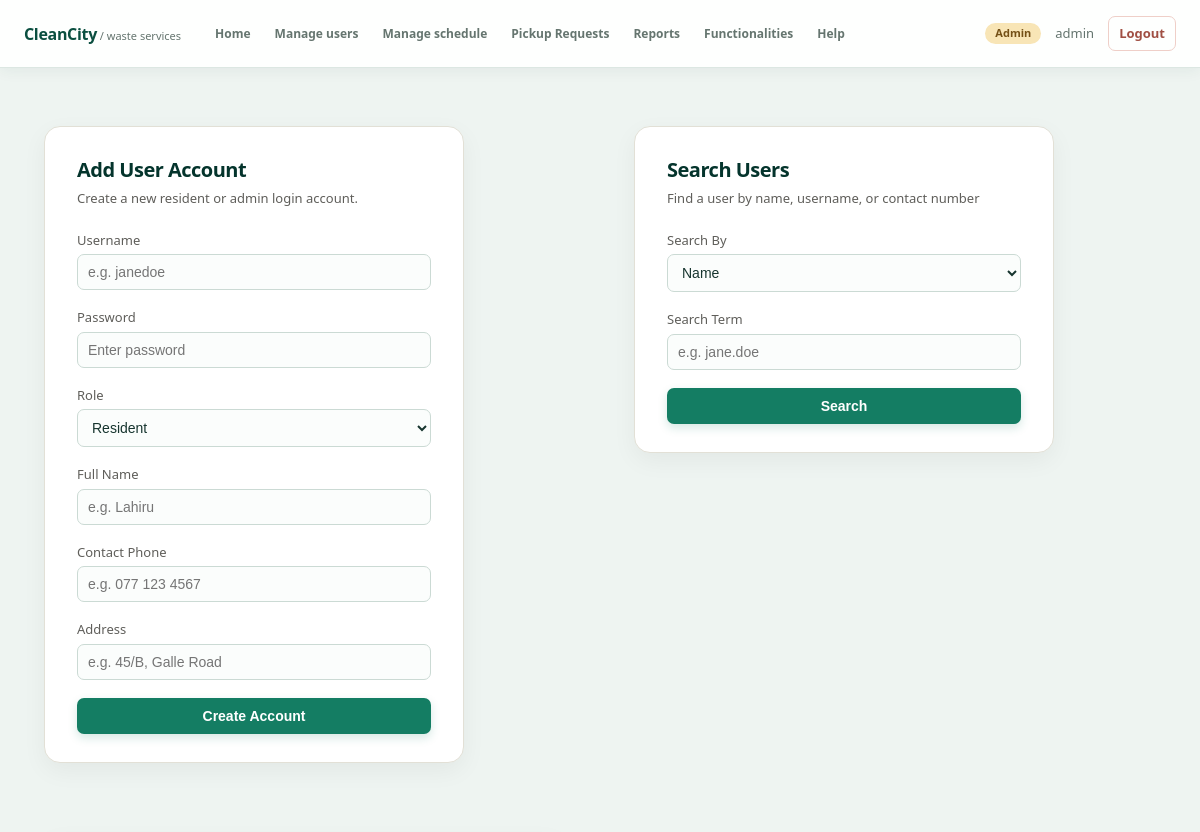
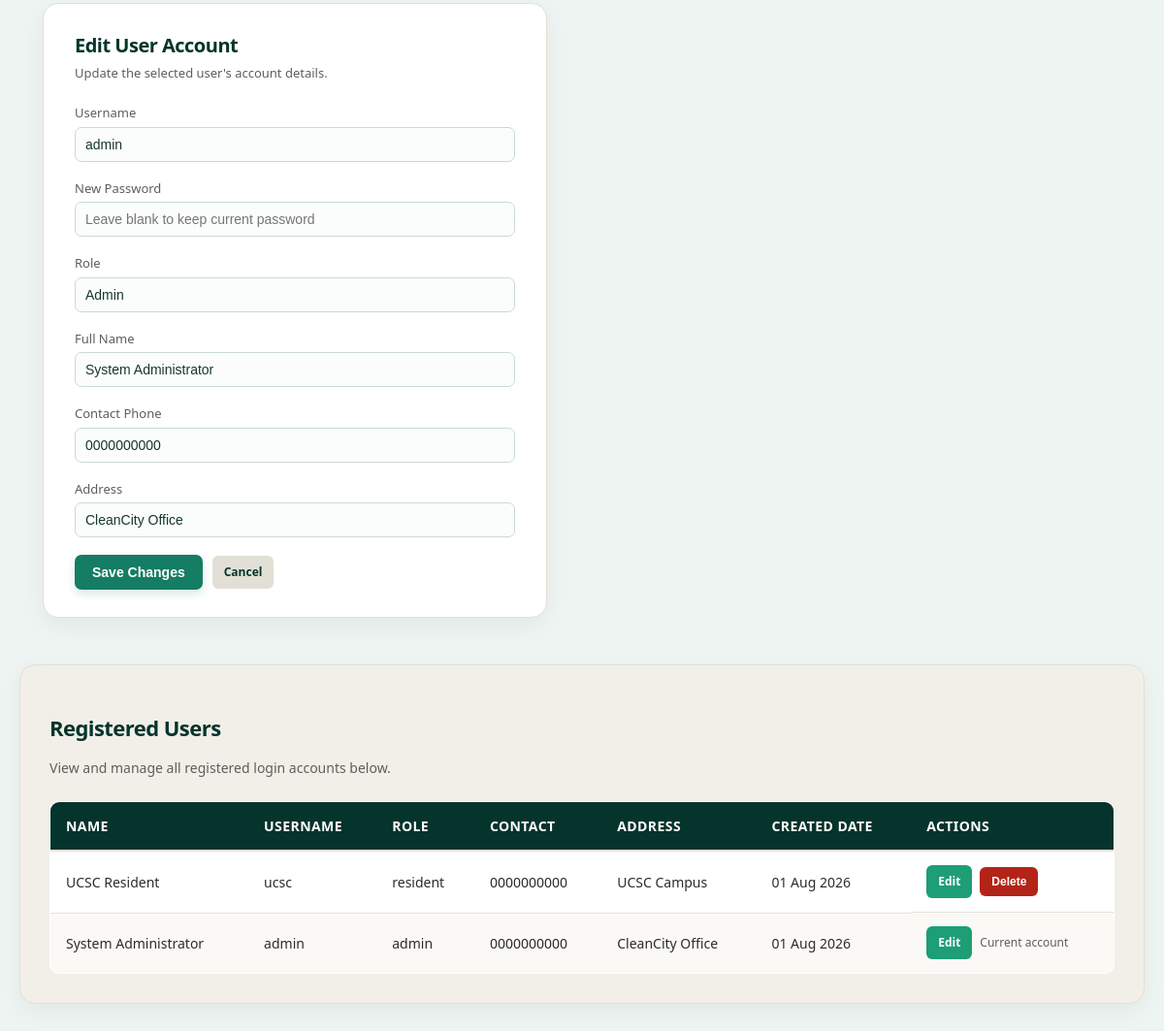
Screenshot of /admin/manage_users.php?edit_user=2 (signed in) with the database file from the repository (2 pictures, top to bottom).
### tables this page shows
CREATE TABLE IF NOT EXISTS users (
    id INT AUTO_INCREMENT PRIMARY KEY,
    username VARCHAR(50) NOT NULL UNIQUE,
    password VARCHAR(255) NOT NULL,
    role ENUM('admin', 'resident') NOT NULL DEFAULT 'resident',
    name VARCHAR(100) NOT NULL,
    address VARCHAR(255) NOT NULL,
    contact VARCHAR(20) NOT NULL,
    created_at TIMESTAMP DEFAULT CURRENT_TIMESTAMP
);

### config.php (called while the page is built, shortened)
<?php
if (!function_exists('app_url')) {
    function app_url($relative_path = '') {
        $relative_path = ltrim($relative_path, '/');
        return APP_BASE_URL . ($relative_path === '' ? '' : '/' . $relative_path);
    }
}

### admin/manage_users.php (the view, shortened to what this page needs)
<?php
require_once __DIR__ . '/../config.php';
require_once app_path('database/db.php');
$edit_user = null;
$users = [];
$users_result = $conn->query("SELECT id, username, role, name, address, contact, created_at FROM users ORDER BY created_at DESC");
if ($users_result) {
    $users = $users_result->fetch_all(MYSQLI_ASSOC);
}
$search_field_labels = [
    'name'     => 'Name',
    'username' => 'Username',
    'contact'  => 'Contact',
];
$search_query     = '';
$search_field     = 'name';
if ($_SERVER['REQUEST_METHOD'] === 'GET' && isset($_GET['edit_user'])) {
    $edit_user_id = (int) $_GET['edit_user'];
    if ($edit_user_id > 0) {
        $edit_stmt = $conn->prepare("SELECT id, username, role, name, address, contact FROM users WHERE id = ?");
        $edit_stmt->bind_param("i", $edit_user_id);
        $edit_stmt->execute();
        $edit_user = $edit_stmt->get_result()->fetch_assoc() ?: null;
    }
}
?>
<!DOCTYPE html>
<html>
<head>
  <link rel="stylesheet" href="<?= app_url('shared/style.css') ?>">
  <link rel="stylesheet" href="<?= app_url('admin/css/userformv1.css') ?>">
</head>
<body>
<?php include app_path('shared/navbar.php'); ?>
<div class="page-content">
<div class="udf-layout">
  <div class="form-card-wrapper">
    <div class="form-card">
        <h1 class="form-title">Add User Account</h1>
        <p class="form-subtitle">Create a new resident or admin login account.</p>
        <form class="waste-form" action="" method="POST">
            <div class="form-group">
                <label for="username">Username</label>
                <input type="text" id="username" name="username" placeholder="e.g. janedoe" required>
            </div>
            <div class="form-group">
                <label for="password">Password</label>
                <input type="password" id="password" name="password" placeholder="Enter password" required>
            </div>
            <div class="form-group">
                <label for="role">Role</label>
                <select id="role" name="role" required>
                    <option value="resident">Resident</option>
                </select>
            </div>
            <div class="form-group">
                <label for="name">Full Name</label>
                <input type="text" id="name" name="name" placeholder="e.g. Lahiru" required>
            </div>
            <div class="form-group">
                <label for="contact">Contact Phone</label>
                <input type="tel" id="contact" name="contact" placeholder="e.g. 077 123 4567" pattern="[0-9+\-\s]{7,15}" required>
            </div>
            <div class="form-group">
                <label for="address">Address</label>
                <input type="text" id="address" name="address" placeholder="e.g. 45/B, Galle Road" required>
            </div>
            <button type="submit" name="add_user_submit" value="1" class="btn-primary full">Create Account</button>
        </form>
    </div>
  </div>
  <div class="form-card-wrapper">
    <div class="form-card">
        <h1 class="form-title">Search Users</h1>
        <p class="form-subtitle">Find a user by name, username, or contact number</p>
        <form class="waste-form" action="" method="GET">
            <div class="form-group">
                <label for="search_field">Search By</label>
                <select id="search_field" name="search_field">
                    <?php foreach ($search_field_labels as $value => $label): ?>
                        <option value="<?php echo htmlspecialchars($value); ?>" <?php echo $search_field === $value ? 'selected' : ''; ?>>
                            <?php echo htmlspecialchars($label); ?>
                        </option>
                    <?php endforeach; ?>
                </select>
            </div>
            <div class="form-group">
                <label for="search_query">Search Term</label>
                <input type="text" id="search_query" name="search_query" placeholder="e.g. jane.doe" value="<?php echo htmlspecialchars($search_query); ?>">
            </div>
            <button type="submit" name="search_submit" value="1" class="btn-primary full">Search</button>
        </form>
    </div>
  </div>
</div>
<?php if ($edit_user): ?>
  <div class="form-card-wrapper edit-user-wrapper">
    <div class="form-card edit-user-card">
        <h1 class="form-title">Edit User Account</h1>
        <p class="form-subtitle">Update the selected user's account details.</p>
        <form class="waste-form" action="" method="POST">
            <div class="form-group">
                <label for="edit_username">Username</label>
                <input type="text" id="edit_username" name="username" value="<?php echo htmlspecialchars($edit_user['username']); ?>" maxlength="50" required>
            </div>
            <div class="form-group">
                <label for="edit_password">New Password</label>
                <input type="password" id="edit_password" name="password" placeholder="Leave blank to keep current password">
            </div>
            <div class="form-group">
                <label for="edit_role">Role</label>
                <?php if ((int) $edit_user['id'] === (int) $_SESSION['user_id']): ?>
                    <input type="text" id="edit_role" value="Admin" readonly>
                <?php endif; ?>
            </div>
            <div class="form-group">
                <label for="edit_name">Full Name</label>
                <input type="text" id="edit_name" name="name" value="<?php echo htmlspecialchars($edit_user['name']); ?>" maxlength="100" required>
            </div>
            <div class="form-group">
                <label for="edit_contact">Contact Phone</label>
                <input type="tel" id="edit_contact" name="contact" value="<?php echo htmlspecialchars($edit_user['contact']); ?>" maxlength="20" pattern="[0-9+\-\s]{7,20}" required>
            </div>
            <div class="form-group">
                <label for="edit_address">Address</label>
                <input type="text" id="edit_address" name="address" value="<?php echo htmlspecialchars($edit_user['address']); ?>" maxlength="255" required>
            </div>
            <div class="edit-form-actions">
                <button type="submit" name="update_user_submit" value="1" class="btn-primary">Save Changes</button>
                <a href="manage_users.php" class="cancel-edit-button">Cancel</a>
            </div>
        </form>
    </div>
  </div>
<?php endif; ?>
  <div class="user-schedule-section">
      <h2>Registered Users</h2>
      <p>View and manage all registered login accounts below.</p>
      <?php if (empty($users)): ?>
          <p style="text-align:center; color: #555;">No users added yet.</p>
      <?php else: ?>
          <table class="schedule-table">
              <thead>
                  <tr>
                      <th>Name</th>
                      <th>Username</th>
                      <th>Role</th>
                      <th>Contact</th>
                      <th>Address</th>
                      <th>Created Date</th>
                      <th>Actions</th>
                  </tr>
              </thead>
              <tbody>
                  <?php foreach ($users as $user): ?>
                      <tr>
                          <td><?php echo htmlspecialchars($user['name']); ?></td>
                          <td><?php echo htmlspecialchars($user['username']); ?></td>
                          <td><?php echo htmlspecialchars($user['role']); ?></td>
                          <td><?php echo htmlspecialchars($user['contact']); ?></td>
                          <td><?php echo htmlspecialchars($user['address']); ?></td>
                          <td><?php echo date('d M Y', strtotime($user['created_at'])); ?></td>
                          <td class="user-actions">
                              <a href="?edit_user=<?php echo (int) $user['id']; ?>" class="edit-user-button">Edit</a>
                              <?php if ((int) $user['id'] !== (int) $_SESSION['user_id']): ?>
                                  <form action="" method="POST" onsubmit="return confirm('Delete this user account? Related requests and complaints will also be deleted.');">
                                      <button type="submit" name="delete_user_submit" value="1" class="delete-user-button">Delete</button>
                                  </form>
                              <?php else: ?>
                                  <span class="current-user-label">Current account</span>
                              <?php endif; ?>
                          </td>
                      </tr>
                  <?php endforeach; ?>
              </tbody>
          </table>
      <?php endif; ?>
  </div>
</div>
</body>
</html>

### shared/style.css (style rules this page uses)
body { font-family: Arial, sans-serif; background: linear-gradient(135deg, #f3fff8 0%, #e8f7ef 45%, #dff3e8 100%); color: #2c2c2a; margin: 0; }
label { font-size: 13px; color: #5f5e5a; display: block; margin-bottom: 4px; }
input[type=text],input[type=tel], input[type=email], input[type=password], input[type=date], select { width: 100%; box-sizing: border-box; padding: 9px 10px; margin-bottom: 14px; border: 1px solid #d3d1c7; border-radius: 8px; font-size: 14px; }
.page-content { max-width: auto; margin: 0 auto; padding: 24px 16px; }
.btn-primary { background: #1D9E75; color: #fff; border: none; padding: 10px 18px; border-radius: 8px; font-size: 14px; cursor: pointer; text-decoration: none; display: inline-block; }
.full { width: 100%; }
form { max-width: 1040px; }
.form-card-wrapper { display: flex; justify-content: flex-start; }
.form-card { background-color: #ffffff; border: 1px solid #e2e0d6; border-radius: 16px; box-shadow: 0px 8px 24px rgba(0,0,0,0.05); padding: 28px 32px; width: 100%; max-width: 420px; box-sizing: border-box; }
.form-title { margin: 0 0 4px 0; font-size: 20px; color: #04342c; }
.form-subtitle { margin: 0 0 22px 0; font-size: 13px; color: #5f5e5a; }
.waste-form { display: flex; flex-direction: column; }
.form-group, .form-group-mail { display: flex; flex-direction: column; margin-bottom: 4px; }
.udf-layout { display: flex; gap: 20px; align-items: flex-start; flex-wrap: wrap; }
.udf-layout .form-card-wrapper { flex: 1 1 380px; }
:root { --ink: #17352f; --muted: #65756f; --line: #dce7e2; --surface: #ffffff; --surface-soft: #f4f8f6; --brand: #147d63; --brand-dark: #0b4f40; --accent: #e8f4ef; --shadow: 0 10px 28px rgba(22, 61, 50, 0.08); }
* { box-sizing: border-box; }
body { font-family: "Trebuchet MS", "Segoe UI", sans-serif; background: #eef4f1; color: var(--ink); line-height: 1.5; }
.page-content { width: min(100% - 40px, 1320px); max-width: 1320px; padding: 34px 0 56px; }
.card, .card-white, .form-card, .user-schedule-section, .requests-card, .reports-card, .history-card, .complaint-form, .complaint-history, .next-pickup-card, .information-card, .guide-card, .complaint-guide { border: 1px solid var(--line); border-radius: 12px; box-shadow: var(--shadow); }
h1, h2, h3, h4 { letter-spacing: -0.025em; }
h1 { font-size: clamp(26px, 3vw, 38px); }
h2 { font-size: 24px; }
input[type=text], input[type=tel], input[type=email], input[type=password], input[type=date], select, textarea { border: 1px solid #cbdad4; border-radius: 7px; background: #fbfdfc; color: var(--ink); transition: border-color .2s ease, box-shadow .2s ease, background-color .2s ease; }
.btn-primary, .btn-secondary { border-radius: 7px; font-weight: 700; transition: transform .2s ease, background-color .2s ease, box-shadow .2s ease; }
.btn-primary { background: var(--brand); box-shadow: 0 4px 10px rgba(20, 125, 99, .18); }
table { border-color: var(--line); }
th { letter-spacing: .03em; text-transform: uppercase; }

### rows the page displays
users: username "admin", name "System Administrator", contact "0000000000", address "CleanCity Office", role "admin", created_at "01 Aug 2026", shows "Current account"
users: name "UCSC Resident", username "ucsc", role "resident", contact "0000000000", address "UCSC Campus", created_at "01 Aug 2026"

### other values shown
$_SESSION['username'] "admin"
form field search_field "Name"
